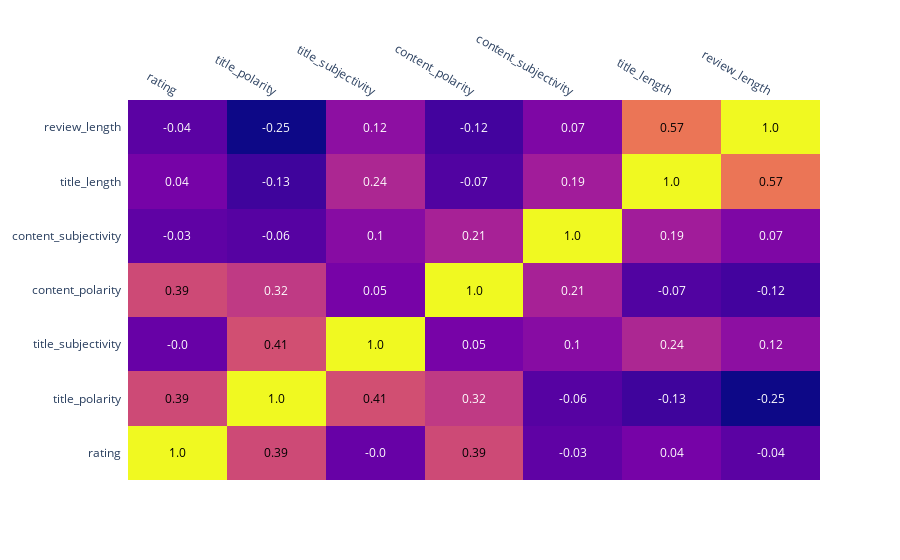

Notebook source saved alongside this figure:
### Code cell
import plotly.figure_factory as ff
corr_df = df_b.select_dtypes(include=["float64","int64"]).corr()
x = corr_df.columns.tolist()
y = corr_df.index.tolist()
fig = ff.create_annotated_heatmap(corr_df.values, x=x, y=y, annotation_text=np.around(corr_df.values,2))
fig.show()

### Figure 1 — Plotly figure (JSON) as saved in the notebook; plotly's stock layout.template omitted (floating-point values rounded to 4 significant figures)
{"data": [{"colorscale": [[0, "#0d0887"], [0.1111, "#46039f"], [0.2222, "#7201a8"], [0.3333, "#9c179e"], [0.4444, "#bd3786"], [0.5556, "#d8576b"], [0.6667, "#ed7953"], [0.7778, "#fb9f3a"], [0.8889, "#fdca26"], [1, "#f0f921"]], "reversescale": false, "showscale": false, "type": "heatmap", "x": ["rating", "title_polarity", "title_subjectivity", "content_polarity", "content_subjectivity", "title_length", "review_length"], "y": ["rating", "title_polarity", "title_subjectivity", "content_polarity", "content_subjectivity", "title_length", "review_length"], "z": [[1, 0.391, -0.004061, 0.3895, -0.03096, 0.04193, -0.0415], [0.391, 1, 0.41, 0.3182, -0.05968, -0.1261, -0.2473], [-0.004061, 0.41, 1, 0.04537, 0.09796, 0.2367, 0.1177], [0.3895, 0.3182, 0.04537, 1, 0.2138, -0.07464, -0.1152], [-0.03096, -0.05968, 0.09796, 0.2138, 1, 0.1904, 0.0689], [0.04193, -0.1261, 0.2367, -0.07464, 0.1904, 1, 0.5688], [-0.0415, -0.2473, 0.1177, -0.1152, 0.0689, 0.5688, 1]]}], "layout": {"annotations": [{"font": {"color": "#000000"}, "showarrow": false, "text": "1.0", "x": "rating", "xref": "x", "y": "rating", "yref": "y"}, {"font": {"color": "#000000"}, "showarrow": false, "text": "0.39", "x": "title_polarity", "xref": "x", "y": "rating", "yref": "y"}, {"font": {"color": "#FFFFFF"}, "showarrow": false, "text": "-0.0", "x": "title_subjectivity", "xref": "x", "y": "rating", "yref": "y"}, {"font": {"color": "#000000"}, "showarrow": false, "text": "0.39", "x": "content_polarity", "xref": "x", "y": "rating", "yref": "y"}, {"font": {"color": "#FFFFFF"}, "showarrow": false, "text": "-0.03", "x": "content_subjectivity", "xref": "x", "y": "rating", "yref": "y"}, {"font": {"color": "#FFFFFF"}, "showarrow": false, "text": "0.04", "x": "title_length", "xref": "x", "y": "rating", "yref": "y"}, {"font": {"color": "#FFFFFF"}, "showarrow": false, "text": "-0.04", "x": "review_length", "xref": "x", "y": "rating", "yref": "y"}, {"font": {"color": "#000000"}, "showarrow": false, "text": "0.39", "x": "rating", "xref": "x", "y": "title_polarity", "yref": "y"}, {"font": {"color": "#000000"}, "showarrow": false, "text": "1.0", "x": "title_polarity", "xref": "x", "y": "title_polarity", "yref": "y"}, {"font": {"color": "#000000"}, "showarrow": false, "text": "0.41", "x": "title_subjectivity", "xref": "x", "y": "title_polarity", "yref": "y"}, {"font": {"color": "#FFFFFF"}, "showarrow": false, "text": "0.32", "x": "content_polarity", "xref": "x", "y": "title_polarity", "yref": "y"}, {"font": {"color": "#FFFFFF"}, "showarrow": false, "text": "-0.06", "x": "content_subjectivity", "xref": "x", "y": "title_polarity", "yref": "y"}, {"font": {"color": "#FFFFFF"}, "showarrow": false, "text": "-0.13", "x": "title_length", "xref": "x", "y": "title_polarity", "yref": "y"}, {"font": {"color": "#FFFFFF"}, "showarrow": false, "text": "-0.25", "x": "review_length", "xref": "x", "y": "title_polarity", "yref": "y"}, {"font": {"color": "#FFFFFF"}, "showarrow": false, "text": "-0.0", "x": "rating", "xref": "x", "y": "title_subjectivity", "yref": "y"}, {"font": {"color": "#000000"}, "showarrow": false, "text": "0.41", "x": "title_polarity", "xref": "x", "y": "title_subjectivity", "yref": "y"}, {"font": {"color": "#000000"}, "showarrow": false, "text": "1.0", "x": "title_subjectivity", "xref": "x", "y": "title_subjectivity", "yref": "y"}, {"font": {"color": "#FFFFFF"}, "showarrow": false, "text": "0.05", "x": "content_polarity", "xref": "x", "y": "title_subjectivity", "yref": "y"}, {"font": {"color": "#FFFFFF"}, "showarrow": false, "text": "0.1", "x": "content_subjectivity", "xref": "x", "y": "title_subjectivity", "yref": "y"}, {"font": {"color": "#FFFFFF"}, "showarrow": false, "text": "0.24", "x": "title_length", "xref": "x", "y": "title_subjectivity", "yref": "y"}, {"font": {"color": "#FFFFFF"}, "showarrow": false, "text": "0.12", "x": "review_length", "xref": "x", "y": "title_subjectivity", "yref": "y"}, {"font": {"color": "#000000"}, "showarrow": false, "text": "0.39", "x": "rating", "xref": "x", "y": "content_polarity", "yref": "y"}, {"font": {"color": "#FFFFFF"}, "showarrow": false, "text": "0.32", "x": "title_polarity", "xref": "x", "y": "content_polarity", "yref": "y"}, {"font": {"color": "#FFFFFF"}, "showarrow": false, "text": "0.05", "x": "title_subjectivity", "xref": "x", "y": "content_polarity", "yref": "y"}, {"font": {"color": "#000000"}, "showarrow": false, "text": "1.0", "x": "content_polarity", "xref": "x", "y": "content_polarity", "yref": "y"}, {"font": {"color": "#FFFFFF"}, "showarrow": false, "text": "0.21", "x": "content_subjectivity", "xref": "x", "y": "content_polarity", "yref": "y"}, {"font": {"color": "#FFFFFF"}, "showarrow": false, "text": "-0.07", "x": "title_length", "xref": "x", "y": "content_polarity", "yref": "y"}, {"font": {"color": "#FFFFFF"}, "showarrow": false, "text": "-0.12", "x": "review_length", "xref": "x", "y": "content_polarity", "yref": "y"}, {"font": {"color": "#FFFFFF"}, "showarrow": false, "text": "-0.03", "x": "rating", "xref": "x", "y": "content_subjectivity", "yref": "y"}, {"font": {"color": "#FFFFFF"}, "showarrow": false, "text": "-0.06", "x": "title_polarity", "xref": "x", "y": "content_subjectivity", "yref": "y"}, {"font": {"color": "#FFFFFF"}, "showarrow": false, "text": "0.1", "x": "title_subjectivity", "xref": "x", "y": "content_subjectivity", "yref": "y"}, {"font": {"color": "#FFFFFF"}, "showarrow": false, "text": "0.21", "x": "content_polarity", "xref": "x", "y": "content_subjectivity", "yref": "y"}, {"font": {"color": "#000000"}, "showarrow": false, "text": "1.0", "x": "content_subjectivity", "xref": "x", "y": "content_subjectivity", "yref": "y"}, {"font": {"color": "#FFFFFF"}, "showarrow": false, "text": "0.19", "x": "title_length", "xref": "x", "y": "content_subjectivity", "yref": "y"}, {"font": {"color": "#FFFFFF"}, "showarrow": false, "text": "0.07", "x": "review_length", "xref": "x", "y": "content_subjectivity", "yref": "y"}, {"font": {"color": "#FFFFFF"}, "showarrow": false, "text": "0.04", "x": "rating", "xref": "x", "y": "title_length", "yref": "y"}, {"font": {"color": "#FFFFFF"}, "showarrow": false, "text": "-0.13", "x": "title_polarity", "xref": "x", "y": "title_length", "yref": "y"}, {"font": {"color": "#FFFFFF"}, "showarrow": false, "text": "0.24", "x": "title_subjectivity", "xref": "x", "y": "title_length", "yref": "y"}, {"font": {"color": "#FFFFFF"}, "showarrow": false, "text": "-0.07", "x": "content_polarity", "xref": "x", "y": "title_length", "yref": "y"}, {"font": {"color": "#FFFFFF"}, "showarrow": false, "text": "0.19", "x": "content_subjectivity", "xref": "x", "y": "title_length", "yref": "y"}, {"font": {"color": "#000000"}, "showarrow": false, "text": "1.0", "x": "title_length", "xref": "x", "y": "title_length", "yref": "y"}, {"font": {"color": "#000000"}, "showarrow": false, "text": "0.57", "x": "review_length", "xref": "x", "y": "title_length", "yref": "y"}, {"font": {"color": "#FFFFFF"}, "showarrow": false, "text": "-0.04", "x": "rating", "xref": "x", "y": "review_length", "yref": "y"}, {"font": {"color": "#FFFFFF"}, "showarrow": false, "text": "-0.25", "x": "title_polarity", "xref": "x", "y": "review_length", "yref": "y"}, {"font": {"color": "#FFFFFF"}, "showarrow": false, "text": "0.12", "x": "title_subjectivity", "xref": "x", "y": "review_length", "yref": "y"}, {"font": {"color": "#FFFFFF"}, "showarrow": false, "text": "-0.12", "x": "content_polarity", "xref": "x", "y": "review_length", "yref": "y"}, {"font": {"color": "#FFFFFF"}, "showarrow": false, "text": "0.07", "x": "content_subjectivity", "xref": "x", "y": "review_length", "yref": "y"}, {"font": {"color": "#000000"}, "showarrow": false, "text": "0.57", "x": "title_length", "xref": "x", "y": "review_length", "yref": "y"}, {"font": {"color": "#000000"}, "showarrow": false, "text": "1.0", "x": "review_length", "xref": "x", "y": "review_length", "yref": "y"}], "xaxis": {"dtick": 1, "gridcolor": "rgb(0, 0, 0)", "side": "top", "ticks": ""}, "yaxis": {"dtick": 1, "ticks": "", "ticksuffix": "  "}}}
